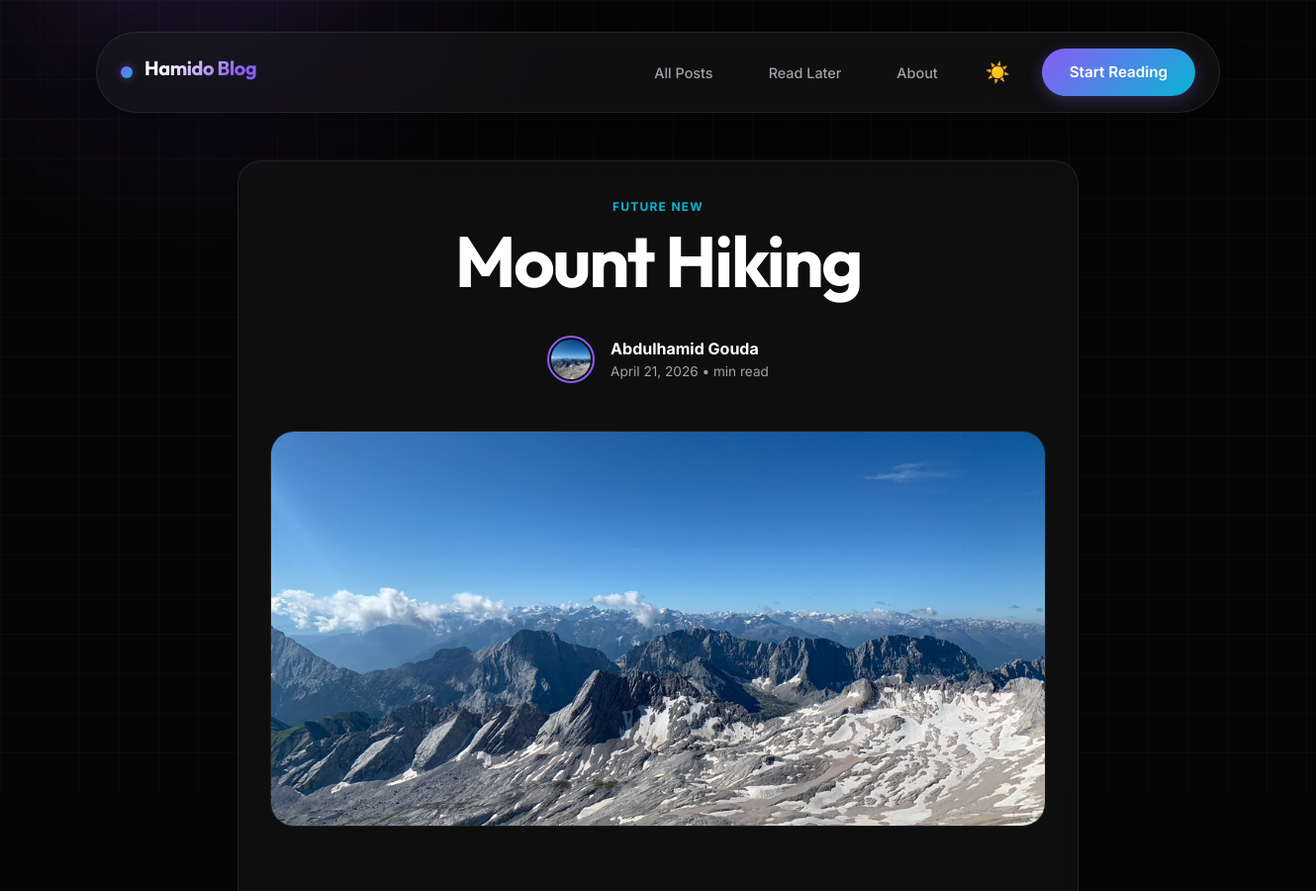
/posts/mount-hiking (upper part), run on an earlier commit of the app's database.
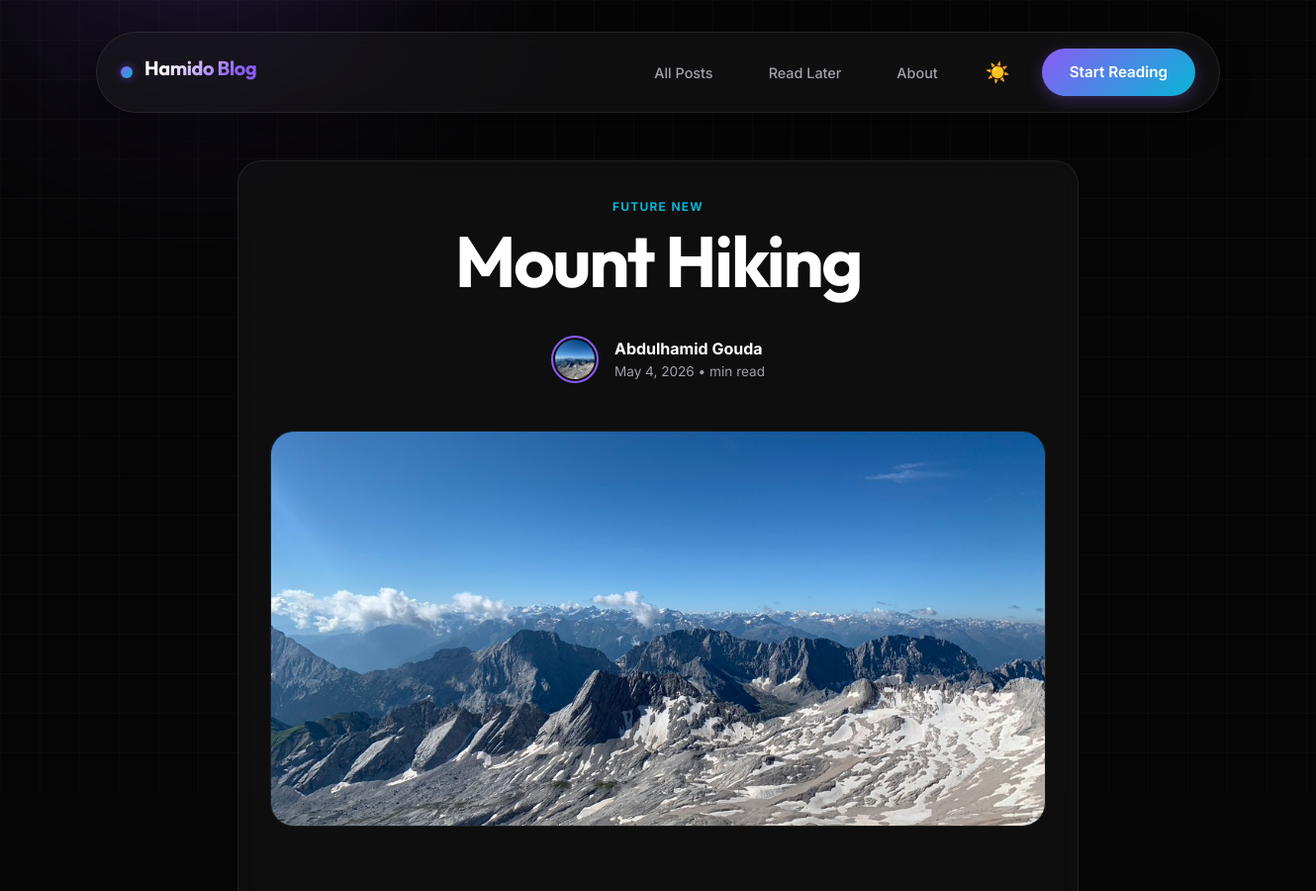
And on a later commit of the database.
### blog/models.py (models this page shows, shortened)
class Post(models.Model):
    title =  models.CharField(max_length=150)
    Excerpt = models.CharField(max_length=200)
    image = models.ImageField(upload_to='posts')
    date = models.DateField(auto_now=True)
    slug = models.SlugField(unique=True)
    content = models.TextField(validators=[MinLengthValidator(10)])
    author = models.ForeignKey(Auhtor,null=True, on_delete=models.SET_NULL, related_name='posts')
    tags = models.ManyToManyField(Tag,related_name='posts')

class Auhtor(models.Model):
    first_name = models.CharField(max_length= 100)
    last_name = models.CharField(max_length= 100)
    email = models.EmailField()
    def full_name(self):
        return f"{self.first_name} {self.last_name}"
    def __str__(self):
        return self.full_name()

### blog/views.py (the view, shortened to what this page needs)
# urls.py: path('posts/<slug:slug>', views.PostView.as_view(), name='post-detail-page'),
class PostView(View):
    def is_saved_for_later(self, request, post_id):
        stored_posts = request.session.get("stored_posts", [])
        return post_id in stored_posts
    def get(self, request, slug):
        post = get_object_or_404(
            Post.objects.prefetch_related("tags", "comments"),
            slug=slug
        )
        comment_form = CommentForm()
        comments = post.comments.all().order_by("-date")
        count = post.comments.count()
        return render(request, "blog/post-details.html", {
            "post": post,
            "post_tags": post.tags.all(),
            "comment_form": comment_form,
            "comments": comments,
            "count": count,
            "is_saved_for_later": self.is_saved_for_later(request, post.id)
        })

### blog/templates/blog/post-details.html (shortened to what this page needs)
{% extends "base.html" %}
{% load static %}
{% block css_files %}
<link rel="stylesheet" href="{% static 'blog/blog.css' %}">
{% endblock %}
{% block content %}
<article class="glass-panel" style="max-width: 1000px; margin: 0 auto;">
    <div class="article-header">
        {% for tag in post_tags  %}
            <span class="post-tag">{{ tag.caption }}</span>
        {% endfor %}
        <h1 class="hero-title" style="margin-bottom: 1rem;">{{ post.title }}</h1>
        <div class="author-profiler" style="justify-content: center; margin-top: 2rem;">
            <img src="{{ post.image.url }}" alt="Hamido" class="author-img" style="width: 48px; height: 48px;">
            <div style="text-align: left;">
                <p style="margin: 0; font-weight: bold; color: var(--text-primary);"> <a  href="mailto:{{ post.author.email }}"> {{ post.author|title }} </a></p>
                <p style="margin: 0; font-size: 0.85rem; color: var(--text-secondary);">{{ post.date }} • {{ post.read_time_minutes }} min read</p>
            </div>
        </div>
    </div>
    <img src="{{ post.image.url }}" alt="{{ post.title }}" class="article-hero">
</article>
{% endblock %}

What changed in the data, as far as the page shows it:
changed Post "Mount Hiking": date "April 21, 2026" → "May 4, 2026"
